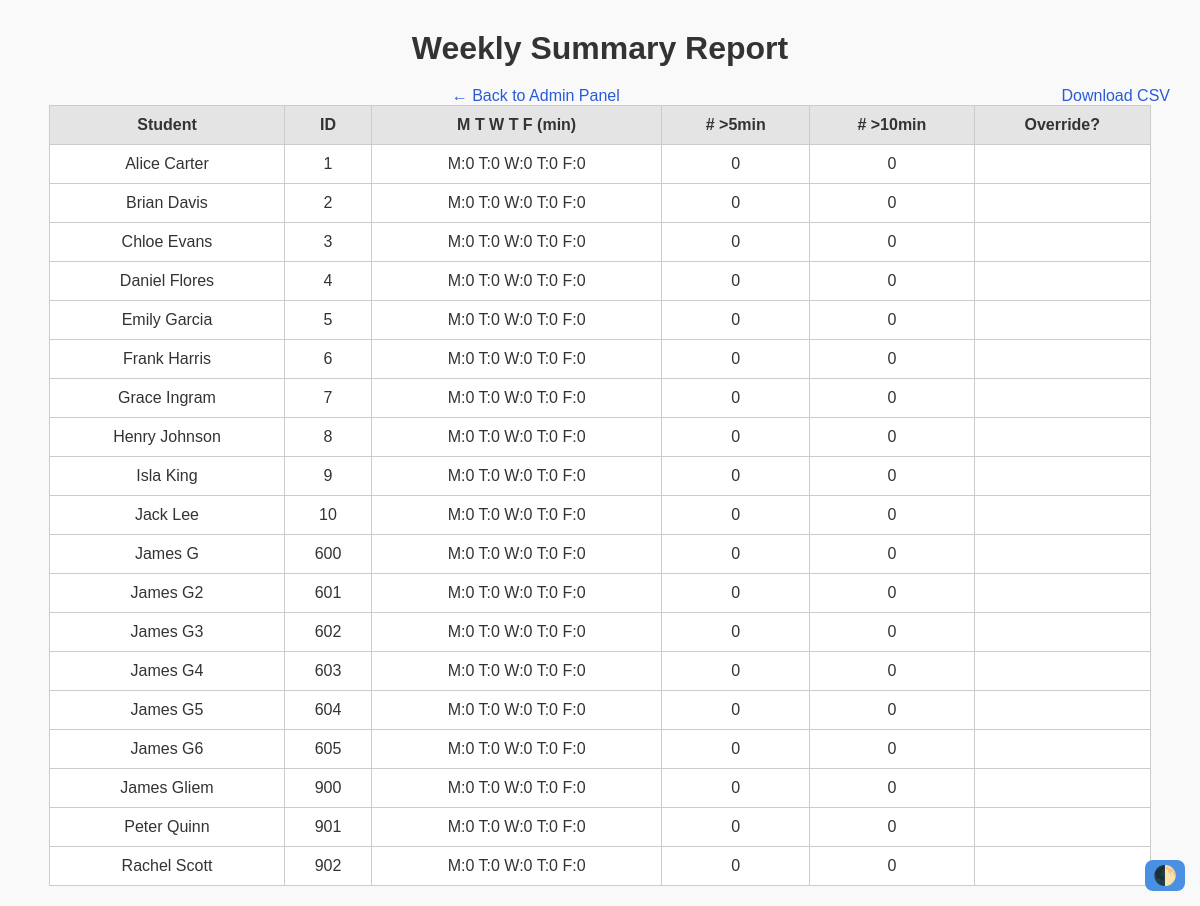
The page /admin_weekly_summary (signed in) on the database as committed earlier.
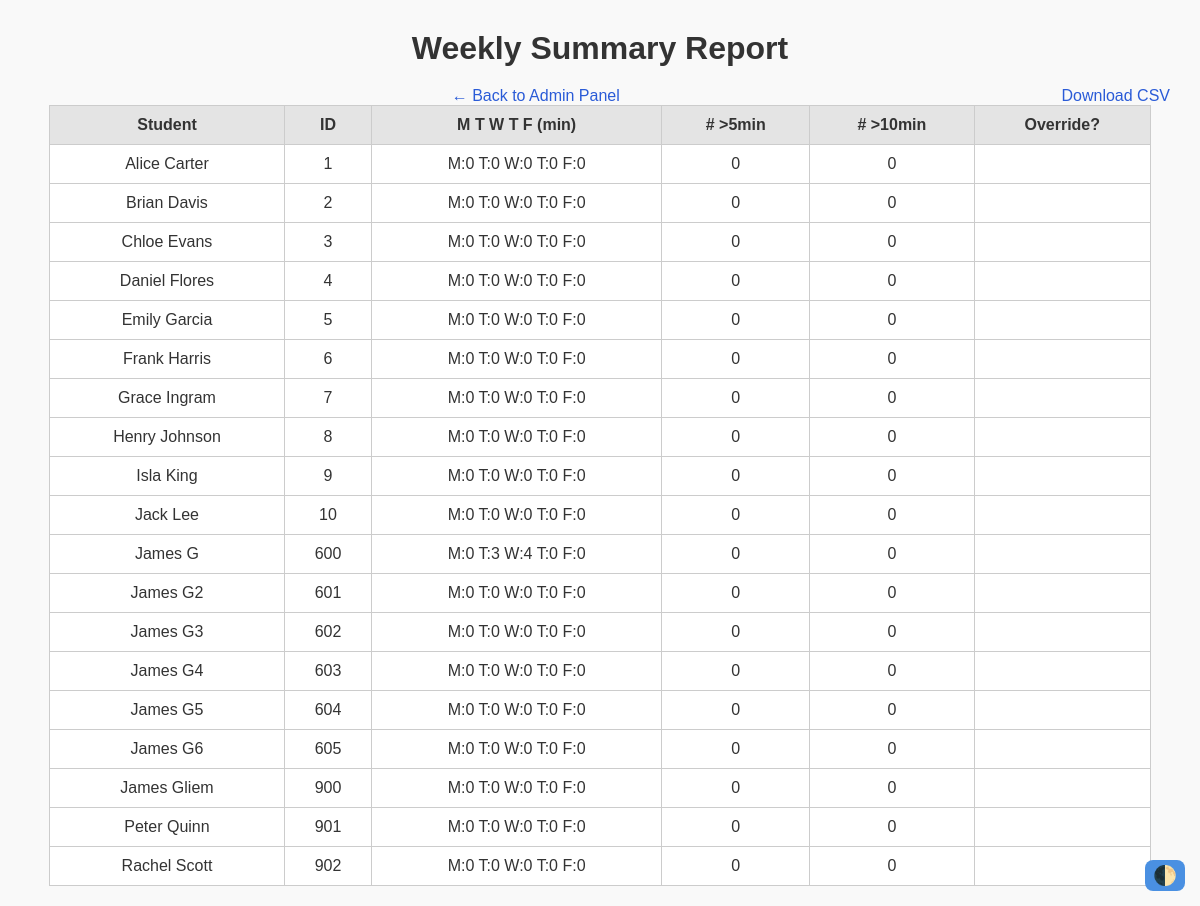
The same page on the database as committed later.
### src/models.py (models this page shows, shortened)
class User(db.Model):
    __tablename__ = "users"
    id       = db.Column(db.String, primary_key=True)  # login ID
    name     = db.Column(db.String, nullable=False)
    email    = db.Column(db.String, unique=True, nullable=False)
    role     = db.Column(db.String, nullable=False)  # "student", "teacher"
    password = db.Column(db.String, nullable=False)
    passes   = db.relationship("Pass", backref="student", lazy=True, foreign_keys='Pass.student_id')
    audits   = db.relationship("AuditLog", backref="student", lazy=True, foreign_keys='AuditLog.student_id')
    periods  = db.relationship("StudentPeriod", backref="student", lazy=True, foreign_keys='StudentPeriod.student_id')

### src/routes/admin.py (the view)
@admin_bp.route('/admin_weekly_summary')
def admin_weekly_summary():
    if not session.get('logged_in'):
        return redirect(url_for('auth.admin_login'))
    DAYS = ["Monday", "Tuesday", "Wednesday", "Thursday", "Friday"]
    report_data = []
    for stu in User.query.all():
        records = Pass.query.filter_by(student_id=stu.id).all()
        day_totals = {d: 0 for d in DAYS}
        over_5 = sum(1 for r in records if (r.total_pass_time or 0) > 300)
        over_10 = sum(1 for r in records if (r.total_pass_time or 0) > 600)
        used_override = any(r.is_override for r in records)
        for r in records:
            dname = r.date.strftime('%A')
            if dname in day_totals:
                day_totals[dname] += r.total_pass_time or 0
        weekly = ' '.join(f"{d[0]}:{day_totals[d]//60}" for d in DAYS)
        report_data.append({
            "student_name"      : stu.name,
            "student_id"        : stu.id,
            "weekly_report"     : weekly,
            "passes_over_5_min" : over_5,
            "passes_over_10_min": over_10,
            "used_override"     : "✔️" if used_override else ""
        })
    return render_template('admin_weekly_summary.html', report_data=report_data)

### src/routes/auth.py (called while the page is built)
@auth_bp.before_app_request
def enforce_session_timeout():
    session.permanent = True
    current_app.permanent_session_lifetime = timedelta(
        minutes=SESSION_TIMEOUT_MIN
    )

### templates/admin_weekly_summary.html (shortened to what this page needs)
<!DOCTYPE html>
<html>
<head>
  <link rel="stylesheet" href="{{ url_for('static', filename='css/style.css') }}">
</head>
<body>
  <h1>Weekly Summary Report</h1>
  <a href="{{ url_for('admin.admin_view') }}">← Back to Admin Panel</a>
  <a href="{{ url_for('report.admin_report_csv') }}" style="float:right;">Download CSV</a>
  <table>
    <thead>
      <tr>
        <th>Student</th><th>ID</th><th>M T W T F (min)</th>
        <th># >5min</th><th># >10min</th><th>Override?</th>
      </tr>
    </thead>
    <tbody>
    {% for row in report_data %}
      <tr>
        <td>{{ row.student_name }}</td>
        <td>{{ row.student_id }}</td>
        <td>{{ row.weekly_report }}</td>
        <td>{{ row.passes_over_5_min }}</td>
        <td>{{ row.passes_over_10_min }}</td>
        <td>{{ row.used_override }}</td>
      </tr>
    {% endfor %}
    </tbody>
  </table>
</body>
</html>

### static/css/style.css (style rules this page uses)
:root { --bg: #f9f9f9; --text: #333; --card-bg: white; --link: #2a5bd7; --link-hover: #1e40af; --btn-bg: #4a90e2; --btn-hover: #357ab8; --border: #ccc; --error: red; --table-header: #e4e4e4; }
body { font-family: Arial, sans-serif; margin: 0; padding: 20px; background: var(--bg); color: var(--text); text-align: center; }
h1, h2 { margin-top: 10px; margin-bottom: 20px; color: var(--text); }
a { color: var(--link); text-decoration: none; margin: 0 10px; }
table { margin: auto; border-collapse: collapse; width: 95%; background: var(--card-bg); }
th, td { border: 1px solid var(--border); padding: 10px; text-align: center; vertical-align: middle; }
th { background: var(--table-header); }

Rows that differ between the two databases and show on the page:
changed User "James G": weekly_report "M:0 T:0 W:0 T:0 F:0" → "M:0 T:3 W:4 T:0 F:0"
